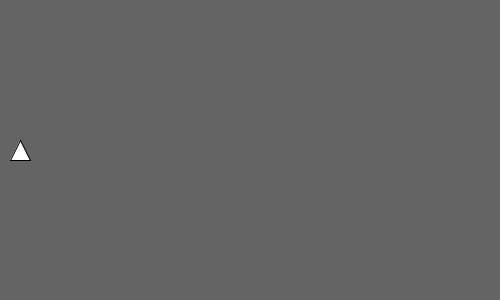
Frame 1 (no input)
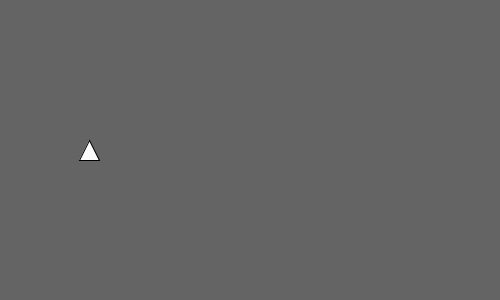
Frame 60 (the mouse pressed at the canvas centre just before this capture)
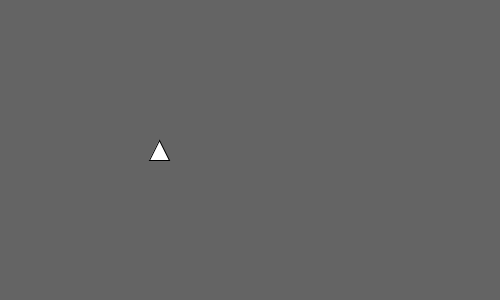
Frame 120 (the mouse held since frame 60 and released just before this capture)

The Processing sketch that drew these frames (run headless with seeded random() and noise(); from frame 60 on, the mouse is pressed at the canvas centre):

// Processing sketch: workshop3b
// ── workshop3b.pde
//This sketch draws a triangle that floats across the  sketch from
//left to right.  When it reaches the right it restarts at the left

float positionX=0;  //x position of the triangle
float oldTime;
float velocity=10;

//code in setup runs once only.
void setup(){
  size(500,300);   //this is something we only need to do once
  oldTime = millis();
}

//code in draw() function runs every frame
//to do animation, use variables to control the things you draw.
void draw(){
  background(100);      //redraw the backgorund each time to erase
                        //previous frame.  Use a single value
                        //between 0 and 255 for greyscale

  float currTime=millis();  //current time in milliseconds
  float elapsedTime = currTime - oldTime;
  
  positionX=positionX+(elapsedTime/1000)*velocity;
  triangle(20+positionX,140,10+positionX,160,30+positionX,160);

  positionX=positionX+1;
  if(positionX>500){
    positionX=0;
  }
  oldTime=currTime;
}
